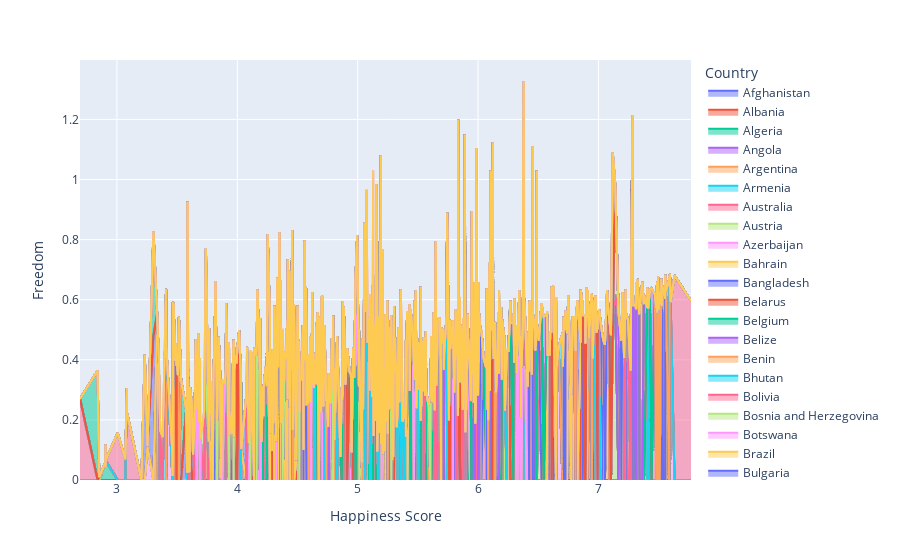

The notebook cell saved with this chart:
### Code cell
fig = px.area(df, x="Happiness Score", y="Freedom", color="Country", line_group="Country")
#fig.update_layout(xaxis=[tickvals="Year",ticktext="Year"])
fig.show()
